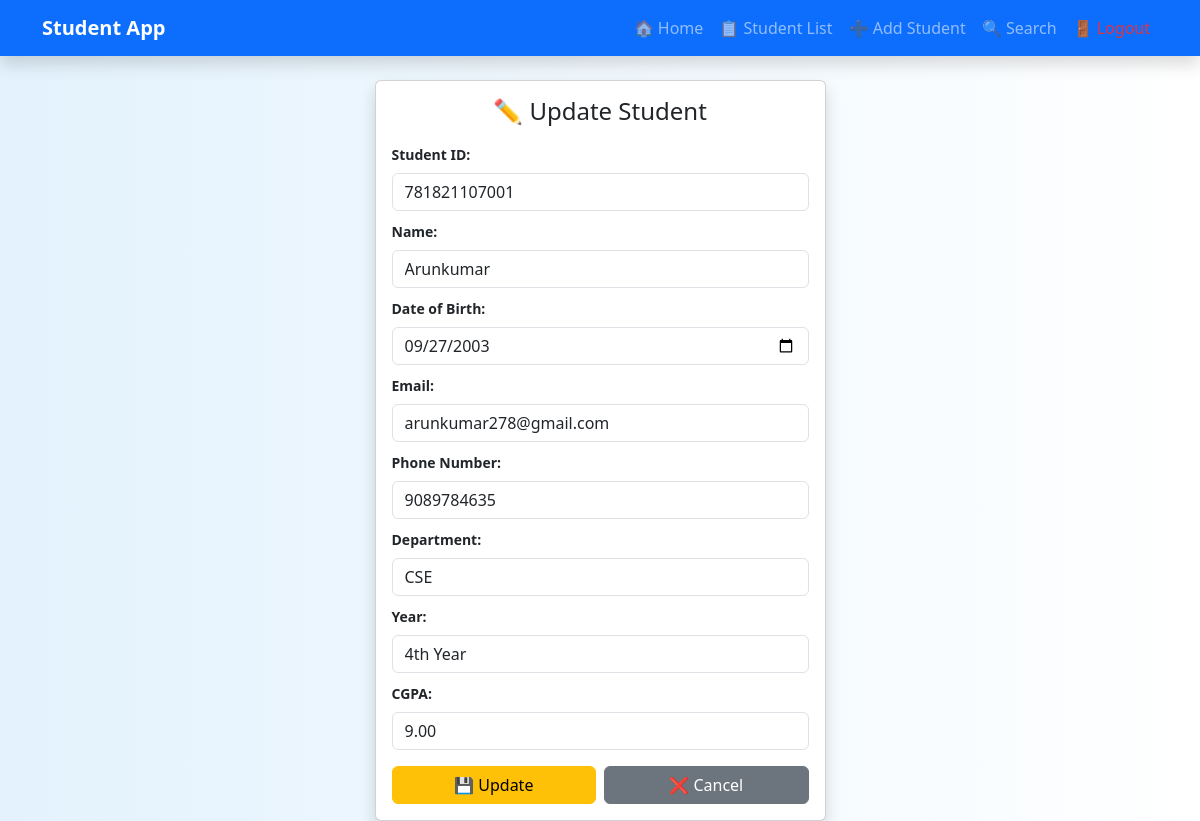
Screenshot of /update/10/ (signed in) with the database file from the repository.
### studentapp/models.py (models this page shows, shortened)
class Student(models.Model):
    DEPARTMENT_CHOICES = [
        ('CSE','CSE'),
        ('IT', 'IT'),
        ('ECE', 'ECE'),
        ('EEE','EEE'),
        ('CIVIL', 'CIVIL'),
        ('MECH', 'MECH'),
        ('B.COM','B.COM'),
        ('BCA', 'BCA'),
        ('BA.ENG', 'BA.ENG'),
        ('BSC.CHEMISTRY','BSC.CHEMISTRY'),
    ]
    YEAR_CHOICES = [
        ('1st Year', '1st Year'),
        ('2nd Year', '2nd Year'),
        ('3rd Year', '3rd Year'),
        ('4th Year', '4th Year'),
    ]
    student_id = models.CharField(max_length=20, unique=True)
    name = models.CharField(max_length=100)
    dob = models.DateField()
    email = models.EmailField(unique=True)
    phonenumber = models.CharField(
        max_length=10,
        validators=[
            RegexValidator(
                regex='^[0-9]{10}$',
                message='Phone number must be exactly 10 digits'
            )
        ]
    )
    department = models.CharField(
        max_length=20,
        choices=DEPARTMENT_CHOICES
    )
    year = models.CharField(
        max_length=20,
        choices=YEAR_CHOICES
    )
    cgpa = models.DecimalField(
        max_digits=4,
        decimal_places=2,
        validators=[
            MinValueValidator(0.0),
            MaxValueValidator(10.0)
        ]
    )

### studentapp/views.py (the view)
# urls.py: path('update/<int:pk>/', views.update_student, name='update_student'),
@login_required
def update_student(request, pk):
    student = get_object_or_404(Student, id=pk)
    if request.method == 'POST':
        form = StudentForm(request.POST, instance=student)
        if form.is_valid():
            form.save()
            return redirect('student_list')
    else:
        form = StudentForm(instance=student)
    return render(request, 'update_student.html', {'form': form})

### studentapp/templates/update_student.html (shortened to what this page needs)
{% extends 'base.html' %}
{% block content %}
<div class="row justify-content-center">
  <div class="col-md-5">
    <div class="card shadow p-3">
    <h4 class="text-center mb-3">✏️ Update Student</h4>
    <form method="POST">
        <div class="mb-2">
        <label class="form-label fw-bold small">Student ID:</label>
        {{ form.student_id }}
        </div>
        <div class="mb-2">
          <label class="form-label fw-bold small">Name:</label>
          {{ form.name }}
        </div>
        <div class="mb-2">
          <label class="form-label fw-bold small">Date of Birth:</label>
          {{ form.dob }}
        </div>
        <div class="mb-2">
          <label class="form-label fw-bold small">Email:</label>
          {{ form.email }}
        </div>
        <div class="mb-2">
          <label class="form-label fw-bold small">Phone Number:</label>
          {{ form.phonenumber }}
        </div>
        <div class="mb-2">
          <label class="form-label fw-bold small">Department:</label>
          {{ form.department }}
        </div>
        <div class="mb-2">
          <label class="form-label fw-bold small">Year:</label>
          {{ form.year }}
        </div>
        <div class="mb-3">
          <label class="form-label fw-bold small">CGPA:</label>
          {{ form.cgpa }}
        </div>
        <div class="d-flex gap-2">
          <button type="submit" class="btn btn-warning w-100">
            💾 Update
          </button>
          <a href="{% url 'student_list' %}"
             class="btn btn-secondary w-100">
            ❌ Cancel
          </a>
        </div>
      </form>
    </div>
  </div>
</div>
{% endblock %}

### studentapp/templates/base.html (style rules this page uses)
.form-control, .form-select { padding: 6px 10px ; font-size: 14px; }
.card { border-radius: 12px; }

### rows the page displays
Student: student_id "781821107001", name "Arunkumar", dob "09/27/2003", email "arunkumar278@gmail.com", phonenumber "9089784635", department "CSE", year "4th Year", cgpa "9.00"
